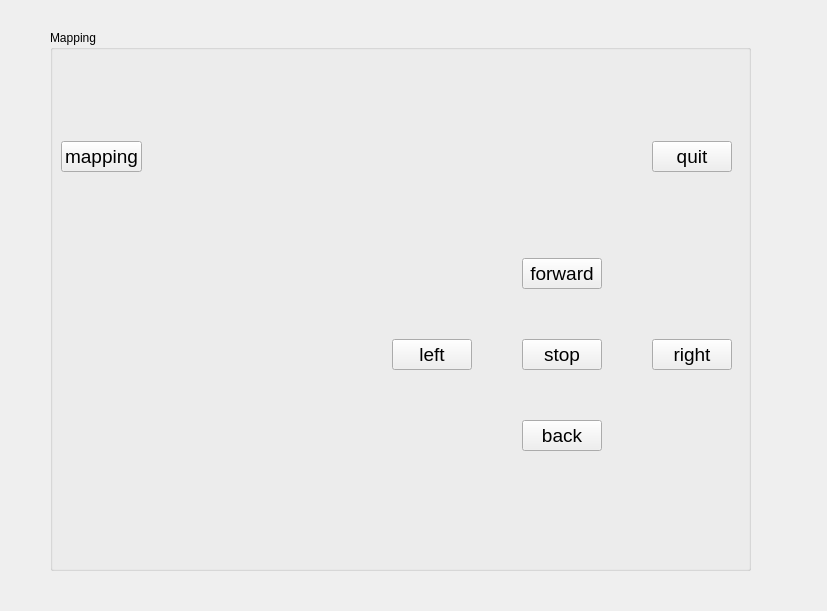
<?xml version="1.0" encoding="UTF-8"?>
<ui version="4.0">
 <class>MAPP</class>
 <widget class="QWidget" name="MAPP">
  <property name="geometry">
   <rect>
    <x>0</x>
    <y>0</y>
    <width>827</width>
    <height>611</height>
   </rect>
  </property>
  <property name="sizePolicy">
   <sizepolicy hsizetype="Preferred" vsizetype="Fixed">
    <horstretch>0</horstretch>
    <verstretch>0</verstretch>
   </sizepolicy>
  </property>
  <property name="windowTitle">
   <string>Form</string>
  </property>
  <widget class="QGroupBox" name="groupBox">
   <property name="geometry">
    <rect>
     <x>50</x>
     <y>30</y>
     <width>701</width>
     <height>541</height>
    </rect>
   </property>
   <property name="sizePolicy">
    <sizepolicy hsizetype="Preferred" vsizetype="Fixed">
     <horstretch>0</horstretch>
     <verstretch>0</verstretch>
    </sizepolicy>
   </property>
   <property name="title">
    <string>Mapping</string>
   </property>
   <widget class="QWidget" name="layoutWidget">
    <property name="geometry">
     <rect>
      <x>11</x>
      <y>31</y>
      <width>671</width>
      <height>471</height>
     </rect>
    </property>
    <layout class="QVBoxLayout" name="verticalLayout_2" stretch="2,8">
     <item>
      <layout class="QHBoxLayout" name="horizontalLayout">
       <item>
        <widget class="QPushButton" name="btn_map">
         <property name="font">
          <font>
           <pointsize>14</pointsize>
          </font>
         </property>
         <property name="text">
          <string>mapping</string>
         </property>
        </widget>
       </item>
       <item>
        <spacer name="horizontalSpacer">
         <property name="orientation">
          <enum>Qt::Horizontal</enum>
         </property>
         <property name="sizeHint" stdset="0">
          <size>
           <width>40</width>
           <height>5</height>
          </size>
         </property>
        </spacer>
       </item>
       <item>
        <widget class="QPushButton" name="btn_quit">
         <property name="font">
          <font>
           <pointsize>14</pointsize>
          </font>
         </property>
         <property name="text">
          <string>quit</string>
         </property>
        </widget>
       </item>
      </layout>
     </item>
     <item>
      <layout class="QHBoxLayout" name="horizontalLayout_2" stretch="40,3">
       <property name="spacing">
        <number>50</number>
       </property>
       <item>
        <layout class="QVBoxLayout" name="verticalLayout"/>
       </item>
       <item>
        <layout class="QGridLayout" name="gridLayout">
         <item row="0" column="1">
          <widget class="QPushButton" name="btn_forward">
           <property name="font">
            <font>
             <pointsize>14</pointsize>
            </font>
           </property>
           <property name="text">
            <string>forward</string>
           </property>
          </widget>
         </item>
         <item row="1" column="0">
          <widget class="QPushButton" name="btn_left">
           <property name="font">
            <font>
             <pointsize>14</pointsize>
            </font>
           </property>
           <property name="text">
            <string>left</string>
           </property>
          </widget>
         </item>
         <item row="1" column="2">
          <widget class="QPushButton" name="btn_right">
           <property name="font">
            <font>
             <pointsize>14</pointsize>
            </font>
           </property>
           <property name="text">
            <string>right</string>
           </property>
          </widget>
         </item>
         <item row="2" column="1">
          <widget class="QPushButton" name="btn_back">
           <property name="font">
            <font>
             <pointsize>14</pointsize>
            </font>
           </property>
           <property name="text">
            <string>back</string>
           </property>
          </widget>
         </item>
         <item row="1" column="1">
          <widget class="QPushButton" name="btn_stop">
           <property name="font">
            <font>
             <pointsize>14</pointsize>
            </font>
           </property>
           <property name="text">
            <string>stop</string>
           </property>
          </widget>
         </item>
        </layout>
       </item>
      </layout>
     </item>
    </layout>
   </widget>
  </widget>
 </widget>
 <resources/>
 <connections/>
</ui>
